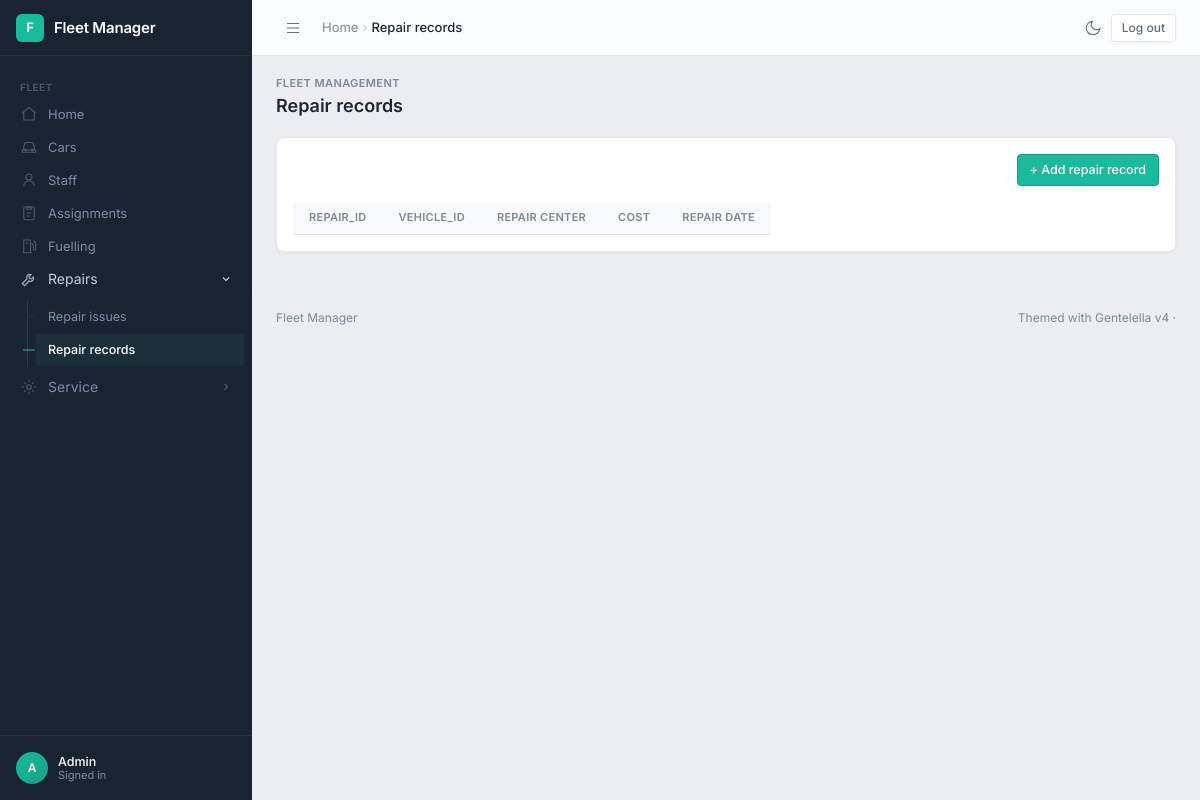
Page /repairrecords/ (signed in) on the earlier database version.
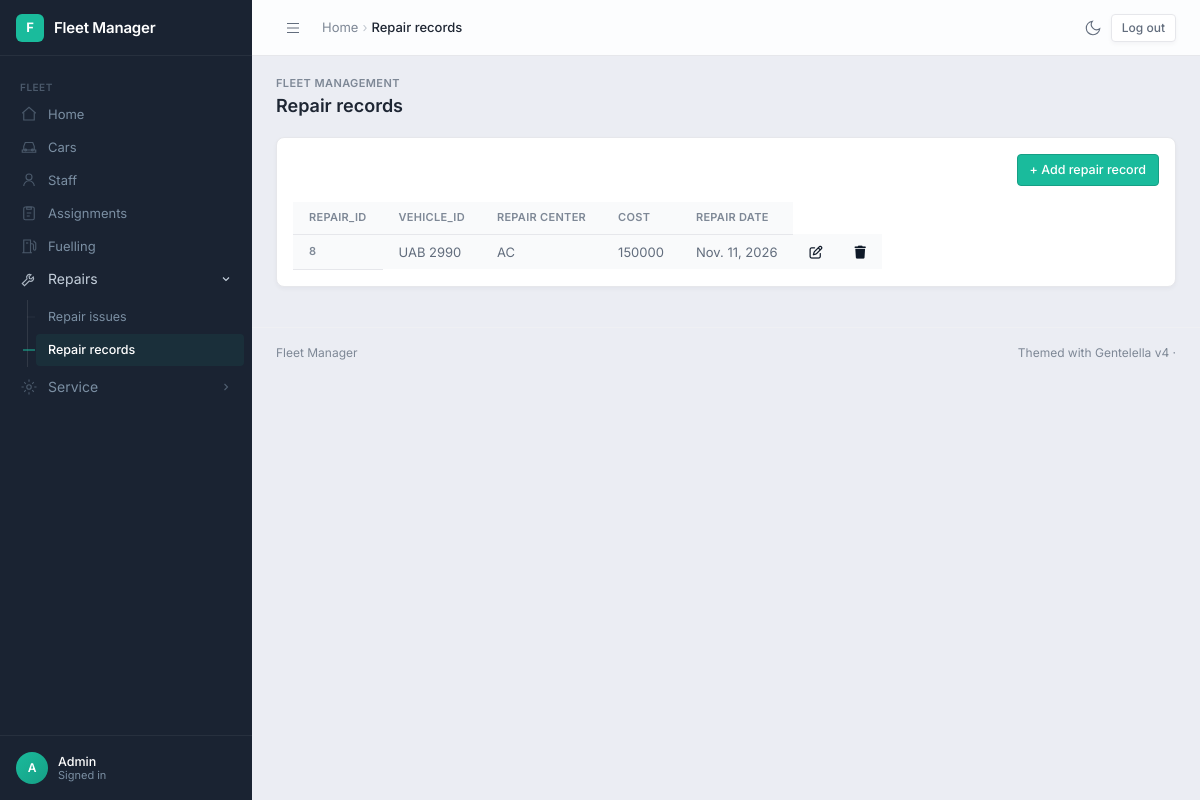
Same page on the later database version.
### fleetmanagement/models.py (models this page shows)
class Repair_records(models.Model):
    PROVIDER_OPTIONS = [
        ("AC", "AutoCare"),
        ("AF", "AutoFix")
    ]
    repair_id = models.ForeignKey(Repair_issues, on_delete = models.CASCADE)
    Vehicle_id = models.ForeignKey(Car, on_delete = models.CASCADE)
    repair_center = models.CharField(max_length=20, choices=PROVIDER_OPTIONS, verbose_name="Repair Center")
    repair_date = models.DateField(auto_now=False, verbose_name="Repair Date")
    @property
    def cost(self):
        return self.repair_id.quantity * self.repair_id.unit_cost

class Repair_issues(models.Model):
    problem = models.CharField(max_length=20)
    quantity = models.IntegerField()
    measure = models.IntegerField()
    unit_cost = models.IntegerField()
    def __str__(self):
        return str(self.id)

class Car(models.Model):
    TRANSIT_OPTIONS = [
        ("A", "Auto"),
        ("M", "Manual")
    ]
    ENGINE_OPTIONS = [
        ("P", "Petrol"),
        ("D", "Diesel")
    ]
    car_type = models.CharField(max_length=10, verbose_name="Car Type")
    Brand = models.CharField(max_length=10, verbose_name="Brand Name")
    number_plate = models.CharField(max_length=10, verbose_name="Number Plate")
    Model = models.CharField(max_length=10)
    Expiry_insurance = models.DateField(auto_now=False)
    Transmission = models.CharField(max_length=10, choices=TRANSIT_OPTIONS)
    Engine_type = models.CharField(max_length=10, choices=ENGINE_OPTIONS, verbose_name="Engine Type")
    def __str__(self):
            return self.number_plate

### fleetmanagement/views.py (the view)
# urls.py: path('repairrecords/', repair_records_form, name='repair_records_page'),
@login_required
def repair_records_form(request):
    message = ''
    if request.method == "POST":
        repairrecordsform = Repair_recordsForm(request.POST)
        if repairrecordsform.is_valid():
            repairrecordsform.save()
            return redirect('repair_records_page')
    else:
        repairrecordsform = Repair_recordsForm()
    repairrecords = Repair_records.objects.all()
    context = {
        'form' : repairrecordsform,
        'msg' : message,
        'repairrecords' : repairrecords
    }
    return render(request, 'repairrecords.html', context)

### fleetmanagement/templates/repairrecords.html
{% extends './home.html' %}
{% load crispy_forms_tags %}
{% block content %}
    {% include 'add_form.html' with title='Add repair record' %}
    <table class="table table-striped">
        <thead>
            <tr>
                <th scope="col">Repair_Id</th>
                <th scope="col">Vehicle_Id</th>
                <th scope="col">Repair Center</th>
                <th scope="col">Cost</th>
                <th scope="col">Repair Date</th>
            </tr>
        </thead>
        <tbody>
            {% for repairrecords in repairrecords %}
                <tr>
                    <th scope="row">{{repairrecords.repair_id}}</th>
                    <td>{{repairrecords.Vehicle_id}}</td>
                    <td>{{repairrecords.repair_center}}</td>
                    <td>{{repairrecords.cost}}</td>
                    <td>{{repairrecords.repair_date}}</td>
                    <td><a href="{% url 'edit_repair_records' repairrecords.id %}"><i class="fa-regular fa-pen-to-square" style="color: rgb(15, 25, 40);"></i></a></td>
                    <td><a href="{% url 'delete_repair_records_page' repairrecords.id %}"><i class="fa-solid fa-trash" style="color: rgb(15, 25, 40);"></i></a></td>
                </tr>
            {% endfor %}
        </tbody>
    </table>
{% endblock content %}

Differences in the rows shown:
added Repair_records: repair_id "8", Vehicle_id "UAB 2990", repair_center "AC", cost "150000", repair_date "Nov. 11, 2026"
